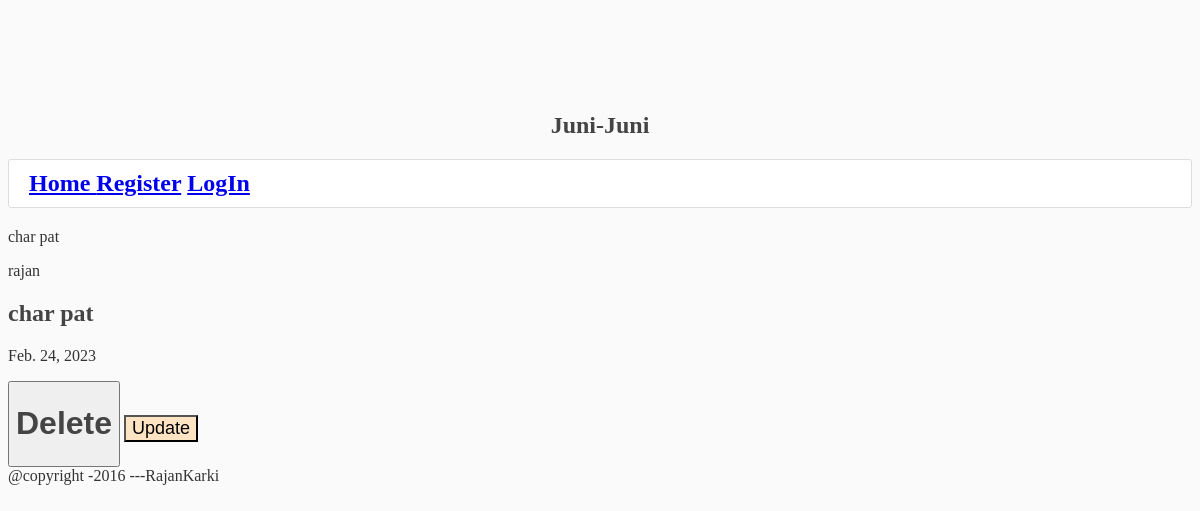
/poet/30/, run on the app's committed database.
### juni_juni/models.py (models this page shows, shortened)
class Poet(models.Model):
    headline = models.CharField(max_length=280)
    Description = models.TextField()
    date_posted = models.DateField(auto_now_add=True)
    lekhak = models.ForeignKey(User, on_delete= models.CASCADE)

### juni_juni/views.py (the view)
# urls.py: path('poet/<int:pk>/', views.poet_detail, name = 'poet-detail'),
def poet_detail(request, pk):
    poet= Poet.objects.get(id=pk)
    context ={
        'poet':poet
    }
    return render(request, 'juni_juni/detail.html', context)

### juni_juni/templates/juni_juni/detail.html (shortened to what this page needs)
{%extends 'juni_juni/base.html'%}
{%block content%}
<div class ='main'>{{poet.headline}}</div>
<p>{{poet.lekhak}}</p>
<h2>{{poet.Description}}</h2>
<p>{{poet.date_posted}}</p>
<a href ='{%url 'delete' poet.pk%}'><button class = 'btn-btn-danger'><h1>Delete</h1></button></a>
<a href ='{%url 'update'%}'><button class = 'btn-btn-primary'>Update</button></a>
{%endblock content%}

### juni_juni/static/juni_juni/main.css (style rules this page uses)
body { background: #fafafa; color: #333333; margin-top: 7rem; }
h1, h2, h3, h4, h5, h6 { color: #444444; }
.btn-btn-primary { font-weight: 100; background-color: bisque; font-size: large; }
.btn-btn-danger { font-size: medium; color: red; }

### data on the page
Poet: headline "char pat", lekhak "rajan", Description "char pat", date_posted "Feb. 24, 2023"
